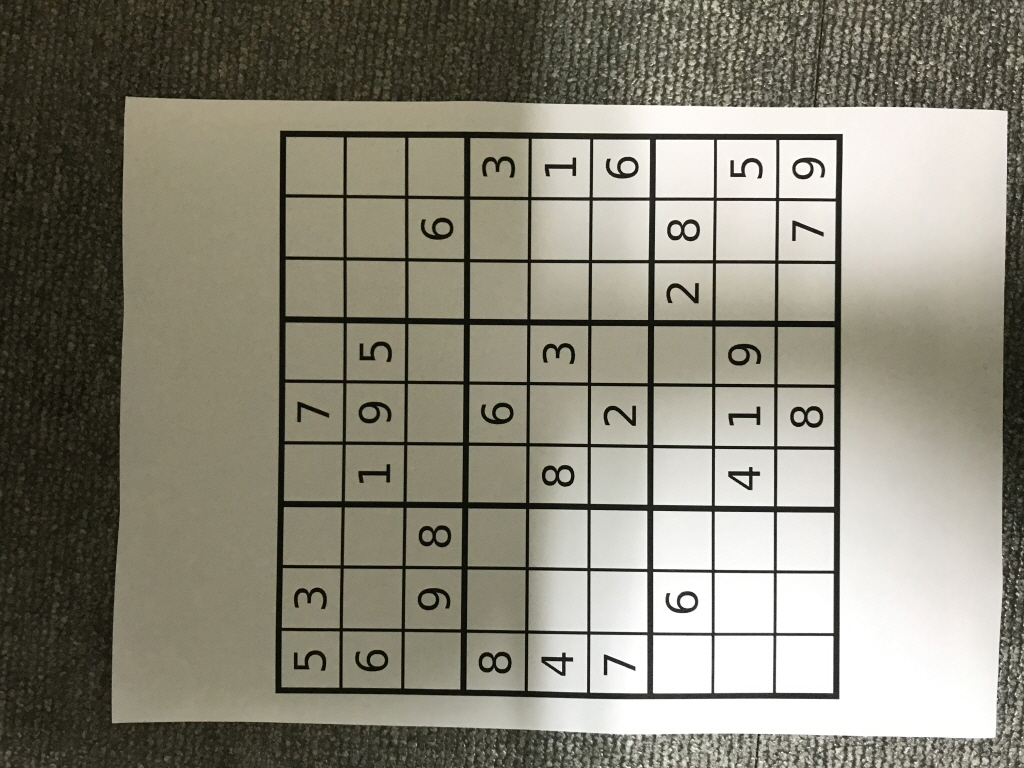
#> input picture sIMG_2168.jpg, 1024 x 768 px
$ jupyter execute --allow-errors chap143.ipynb
#> lines starting #> are read from the running program, lines starting #| are printed output that depends on the picture; after the words box and inside, x2 and y2 are one past the last pixel; in counts of white or black regions, pixels touching at a corner belong together
[cell 1]
import numpy as np
import cv2
from matplotlib import pyplot as plt

[cell 2]
img = cv2.imread('ml.png')
ret,thresh1 = cv2.threshold(img,127,255,cv2.THRESH_BINARY)
ret,thresh2 = cv2.threshold(img,127,255,cv2.THRESH_BINARY_INV)
ret,thresh3 = cv2.threshold(img,127,255,cv2.THRESH_TRUNC)
ret,thresh4 = cv2.threshold(img,127,255,cv2.THRESH_TOZERO)
ret,thresh5 = cv2.threshold(img,127,255,cv2.THRESH_TOZERO_INV)
titles = ['Original Image','BINARY','BINARY_INV','TRUNC','TOZERO','TOZERO_INV']
images = [img, thresh1, thresh2, thresh3, thresh4, thresh5]

#> (the rest of this cell did not finish here and is left out)

[cell 3]
img = cv2.imread('sIMG_2168.jpg',0)
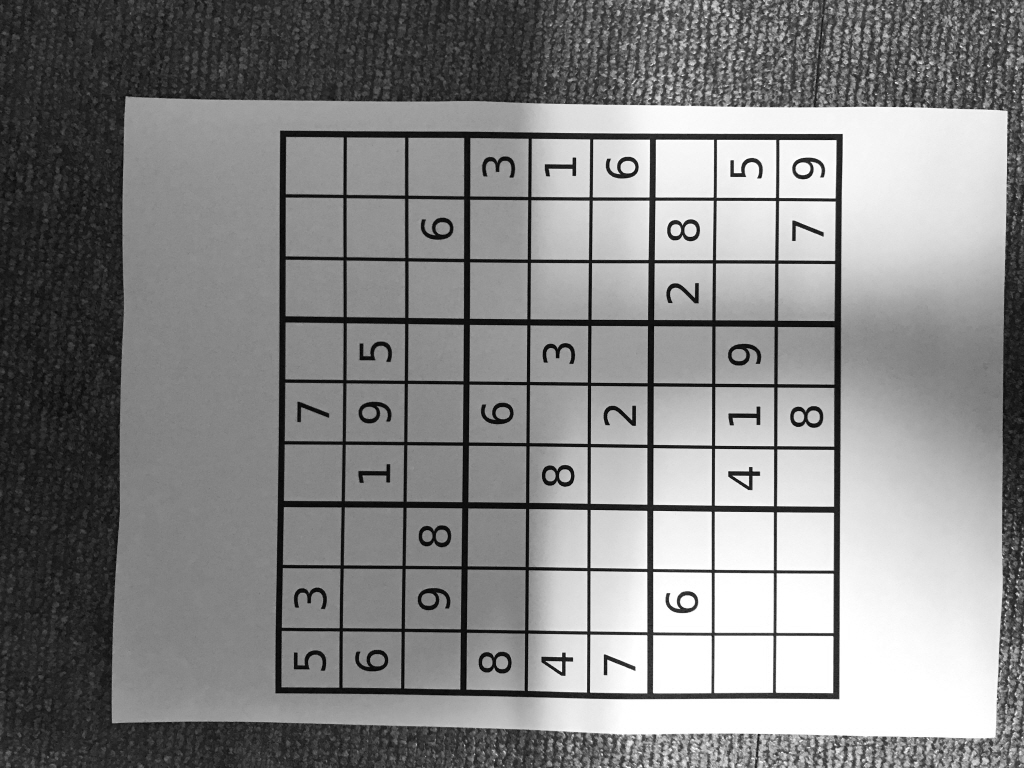
#> img: shape (768, 1024); min 2, max 255, mean 133.4
img = cv2.medianBlur(img,5)
ret,th1 = cv2.threshold(img,127,255,cv2.THRESH_BINARY)
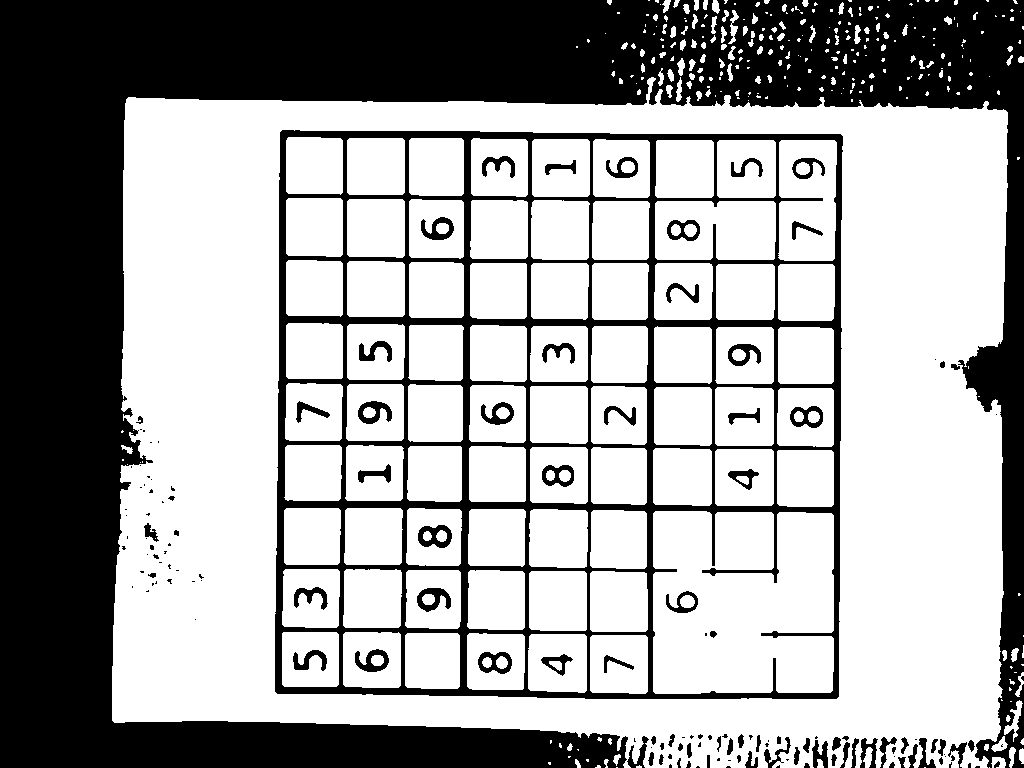
#> th1: shape (768, 1024); 64% white; 152 black regions (71 under 20 px), largest, box (x1, y1, x2, y2) and area: (0, 0, 1024, 768) 217949, (275, 130, 843, 699) 51300, (418, 525, 452, 548) 458
th2 = cv2.adaptiveThreshold(img,255,cv2.ADAPTIVE_THRESH_MEAN_C,cv2.THRESH_BINARY,11,2)
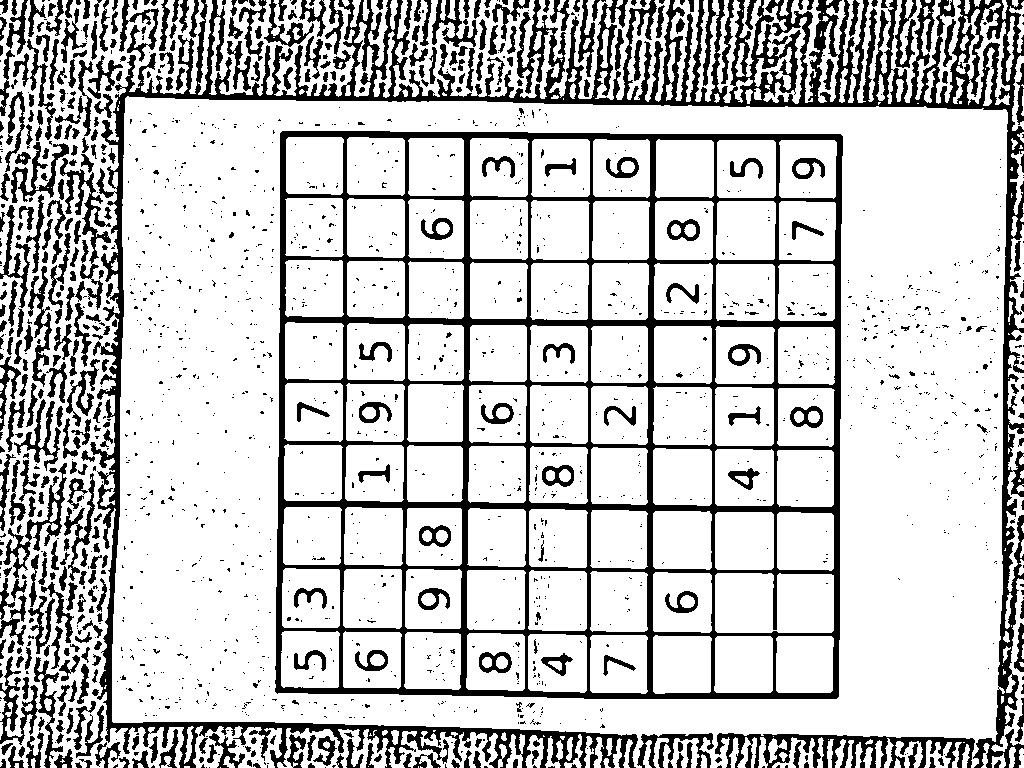
#> th2: shape (768, 1024); 77.9% white; 1908 black regions (1496 under 20 px), largest, box (x1, y1, x2, y2) and area: (90, 0, 1024, 768) 53601, (275, 131, 843, 699) 49735, (715, 733, 975, 768) 3942
th3 = cv2.adaptiveThreshold(img,255,cv2.ADAPTIVE_THRESH_GAUSSIAN_C,cv2.THRESH_BINARY,11,2)
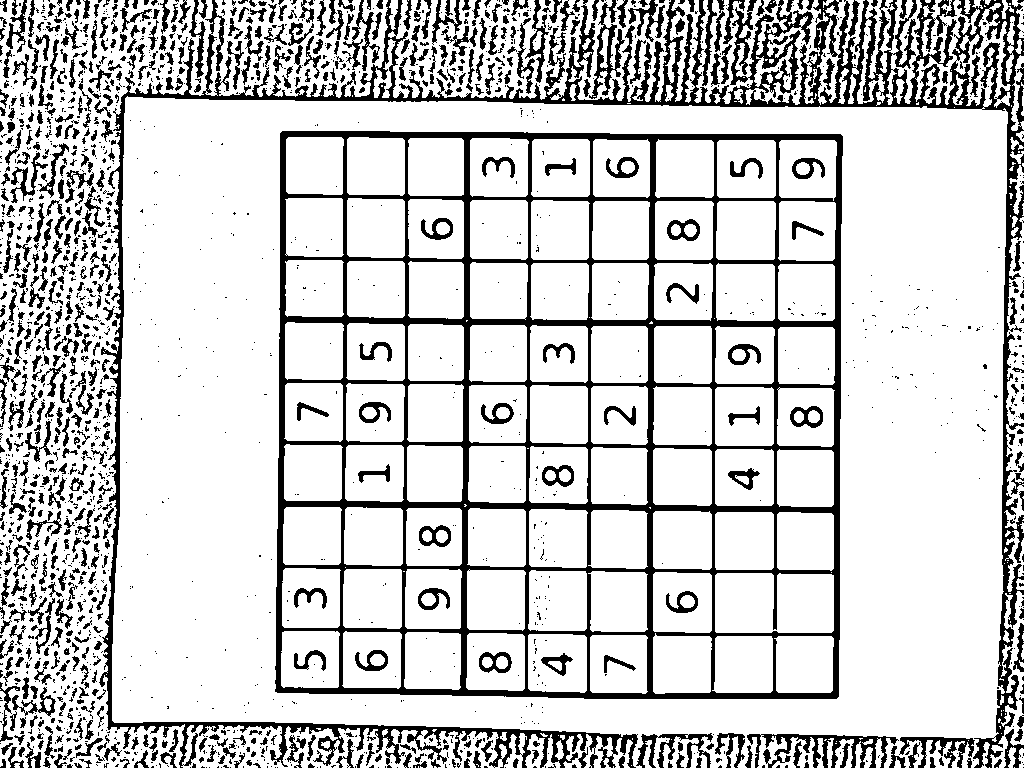
#> th3: shape (768, 1024); 80.8% white; 1998 black regions (1327 under 20 px), largest, box (x1, y1, x2, y2) and area: (275, 131, 843, 699) 48667, (99, 0, 1024, 768) 40749, (747, 734, 899, 768) 1958

[cell 4]
titles = ['Original Image', 'Global Thresholding (v = 127)',
'Adaptive Mean Thresholding', 'Adaptive Gaussian Thresholding']
images = [img, th1, th2, th3]
for i in range(4):
    plt.subplot(2,2,i+1),plt.imshow(images[i],'gray')
    plt.title(titles[i])
    plt.xticks([]),plt.yticks([])
plt.show()

$ run again, with dog.jpg copied over sIMG_2168.jpg
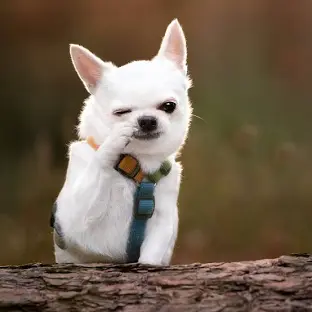
#> input picture dog.jpg, 312 x 312 px
#> `ret,th1 = cv2.threshold(img,127,255,cv2.THRESH_BINARY)`:
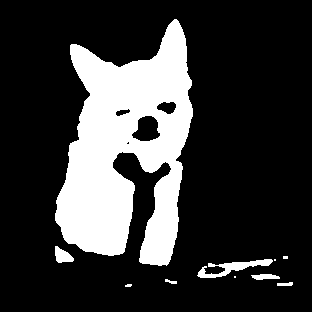
#> th1: shape (312, 312); 21.8% white; 10 white regions (4 under 20 px), largest, box (x1, y1, x2, y2) and area: (55, 19, 193, 266) 20204, (197, 259, 273, 278) 532, (55, 246, 74, 263) 204, (251, 274, 280, 280) 125, (277, 282, 293, 286) 51, (165, 279, 177, 284) 34
#> th2: shape (312, 312); 79.6% white; 254 black regions (188 under 20 px), largest, box (x1, y1, x2, y2) and area: (37, 14, 312, 277) 9055, (186, 261, 312, 305) 1833, (0, 272, 84, 312) 1032
#> `th3 = cv2.adaptiveThreshold(img,255,cv2.ADAPTIVE_THRESH_GAUSSIAN_C,cv2..`:
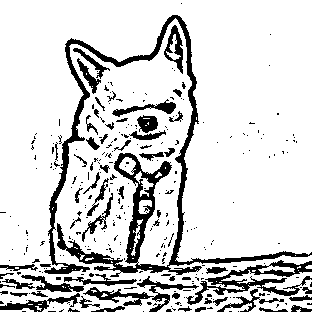
#> th3: shape (312, 312); 83.6% white; 302 black regions (241 under 20 px), largest, box (x1, y1, x2, y2) and area: (44, 15, 312, 277) 6792, (186, 260, 312, 305) 1514, (83, 276, 199, 312) 893

$ run again, with dsu2.jpg copied over sIMG_2168.jpg
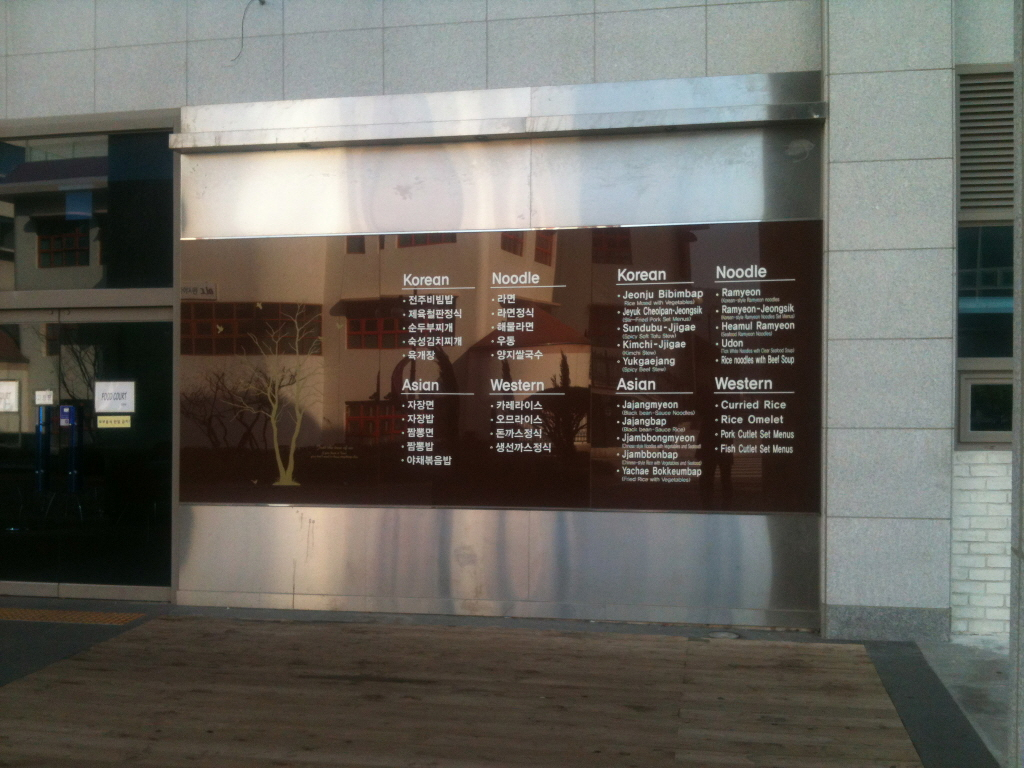
#> input picture dsu2.jpg, 1024 x 768 px
#> `ret,th1 = cv2.threshold(img,127,255,cv2.THRESH_BINARY)`:
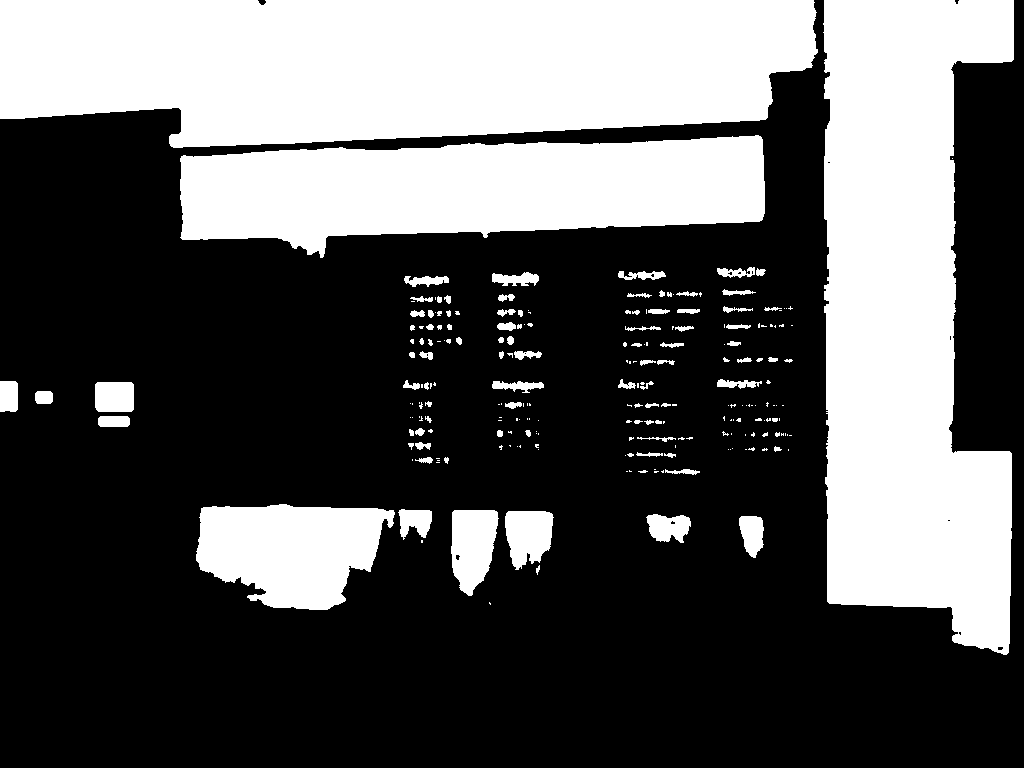
#> th1: shape (768, 1024); 35.4% white; 229 white regions (133 under 20 px), largest, box (x1, y1, x2, y2) and area: (0, 0, 818, 148) 103162, (823, 0, 1014, 655) 92523, (180, 135, 765, 258) 50658
#> th2: shape (768, 1024); 75.8% white; 4340 black regions (3557 under 20 px), largest, box (x1, y1, x2, y2) and area: (0, 0, 1000, 768) 73726, (838, 0, 1024, 659) 13069, (0, 321, 173, 587) 7956
#> `th3 = cv2.adaptiveThreshold(img,255,cv2.ADAPTIVE_THRESH_GAUSSIAN_C,cv2..`:
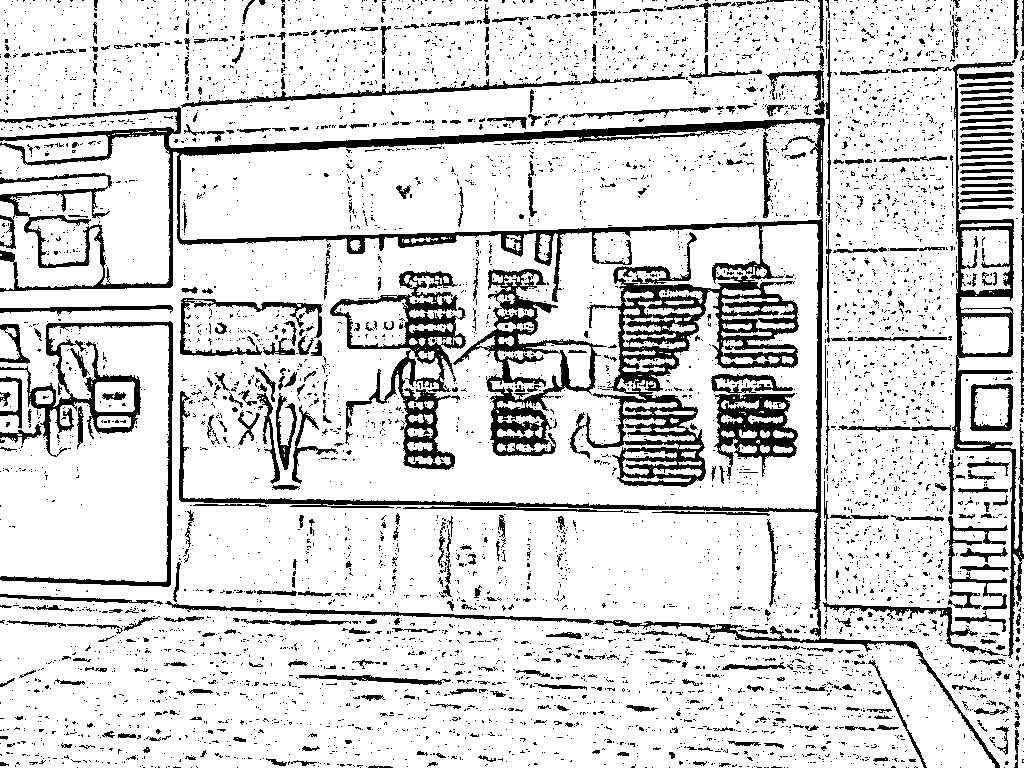
#> th3: shape (768, 1024); 84.2% white; 5628 black regions (5173 under 20 px), largest, box (x1, y1, x2, y2) and area: (0, 107, 1000, 768) 37971, (330, 271, 466, 470) 6465, (453, 269, 607, 456) 6327
